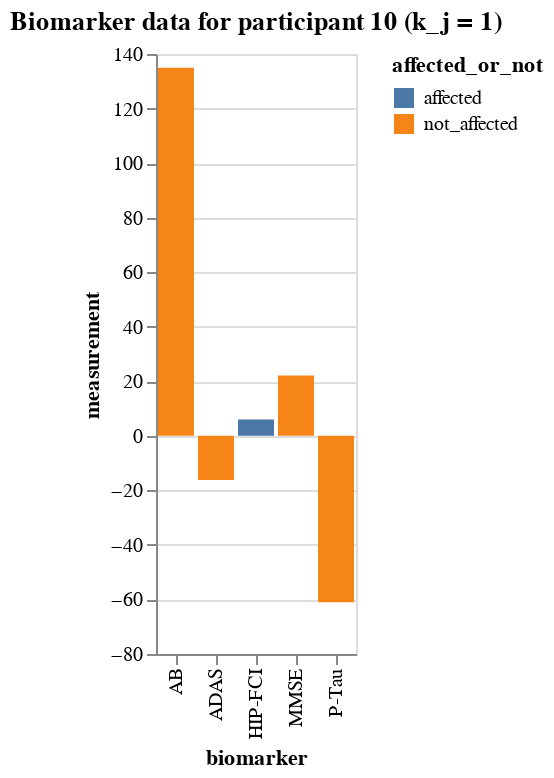

The notebook cell this image was saved under:
### Markdown cell above
### A certain participant's data

### Code cell
# participant 10
participant10_data = df[df.participant == 10]
alt.Chart(participant10_data).mark_bar().encode(
    x='biomarker',
    y='measurement',
    color=alt.Color(
        'affected_or_not:N'
    ),
    tooltip=['biomarker', 'affected_or_not', 'measurement']
).interactive().properties(
    title=f'Biomarker data for participant 10 (k_j = {participant10_data.k_j.to_list()[0]})'
)

### Figure 1 — Vega-Lite specification as saved in the notebook (floating-point values rounded to 4 significant figures)
{"config": {"view": {"continuousWidth": 300, "continuousHeight": 300}}, "data": {"name": "data-8608fd2c2b5994d4f44ba417d9da899f"}, "mark": {"type": "bar"}, "encoding": {"color": {"field": "affected_or_not", "type": "nominal"}, "tooltip": [{"field": "biomarker", "type": "nominal"}, {"field": "affected_or_not", "type": "nominal"}, {"field": "measurement", "type": "quantitative"}], "x": {"field": "biomarker", "type": "nominal"}, "y": {"field": "measurement", "type": "quantitative"}}, "params": [{"name": "param_4", "select": {"type": "interval", "encodings": ["x", "y"]}, "bind": "scales"}], "title": "Biomarker data for participant 10 (k_j = 1)", "$schema": "https://vega.github.io/schema/vega-lite/v5.16.3.json", "datasets": {"data-8608fd2c2b5994d4f44ba417d9da899f": [{"participant": 10, "biomarker": "MMSE", "measurement": 22.1, "k_j": 1, "S_n": 4, "affected_or_not": "not_affected"}, {"participant": 10, "biomarker": "ADAS", "measurement": -16.2, "k_j": 1, "S_n": 5, "affected_or_not": "not_affected"}, {"participant": 10, "biomarker": "AB", "measurement": 135.0, "k_j": 1, "S_n": 2, "affected_or_not": "not_affected"}, {"participant": 10, "biomarker": "P-Tau", "measurement": -61.0, "k_j": 1, "S_n": 3, "affected_or_not": "not_affected"}, {"participant": 10, "biomarker": "HIP-FCI", "measurement": 5.981, "k_j": 1, "S_n": 1, "affected_or_not": "affected"}]}}
